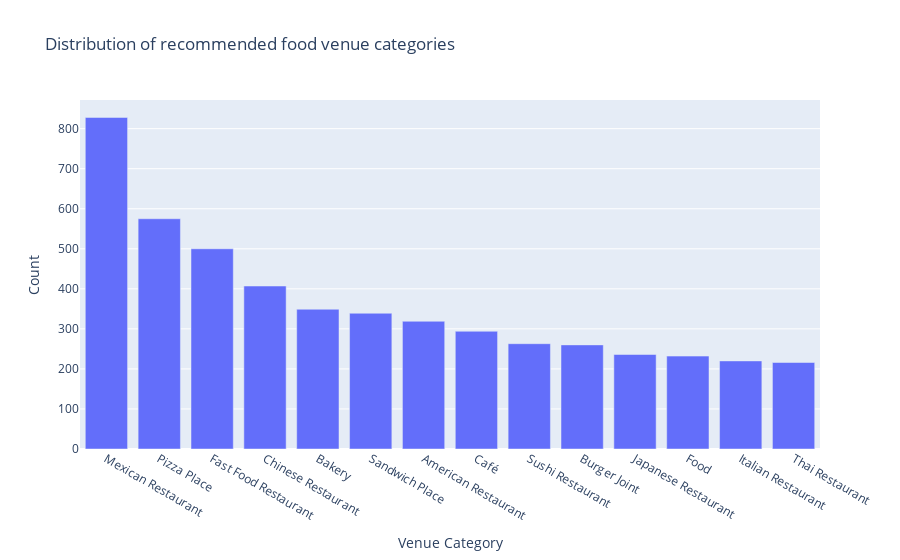

Notebook cell for this chart:
### Markdown cell above
After that, we will visualize the distribution.

### Code cell
import plotly.express as px
top15 = sorted.iloc[0:14]
fig = px.bar(top15, x="Venue Category", y="Count",
             title='Distribution of recommended food venue categories')
fig.show()

### Figure 1 — Plotly figure (JSON) as saved in the notebook; plotly's stock layout.template omitted (floating-point values rounded to 4 significant figures)
{"data": [{"alignmentgroup": "True", "hovertemplate": "Venue Category=%{x}<br>Count=%{y}<extra></extra>", "legendgroup": "", "marker": {"color": "#636efa"}, "name": "", "offsetgroup": "", "orientation": "v", "showlegend": false, "textposition": "auto", "type": "bar", "x": ["Mexican Restaurant", "Pizza Place", "Fast Food Restaurant", "Chinese Restaurant", "Bakery", "Sandwich Place", "American Restaurant", "Café", "Sushi Restaurant", "Burger Joint", "Japanese Restaurant", "Food", "Italian Restaurant", "Thai Restaurant"], "xaxis": "x", "y": [828, 575, 500, 407, 349, 339, 319, 294, 263, 260, 236, 232, 220, 216], "yaxis": "y"}], "layout": {"barmode": "relative", "legend": {"tracegroupgap": 0}, "title": {"text": "Distribution of recommended food venue categories"}, "xaxis": {"anchor": "y", "domain": [0.0, 1.0], "title": {"text": "Venue Category"}}, "yaxis": {"anchor": "x", "domain": [0.0, 1.0], "title": {"text": "Count"}}}}
